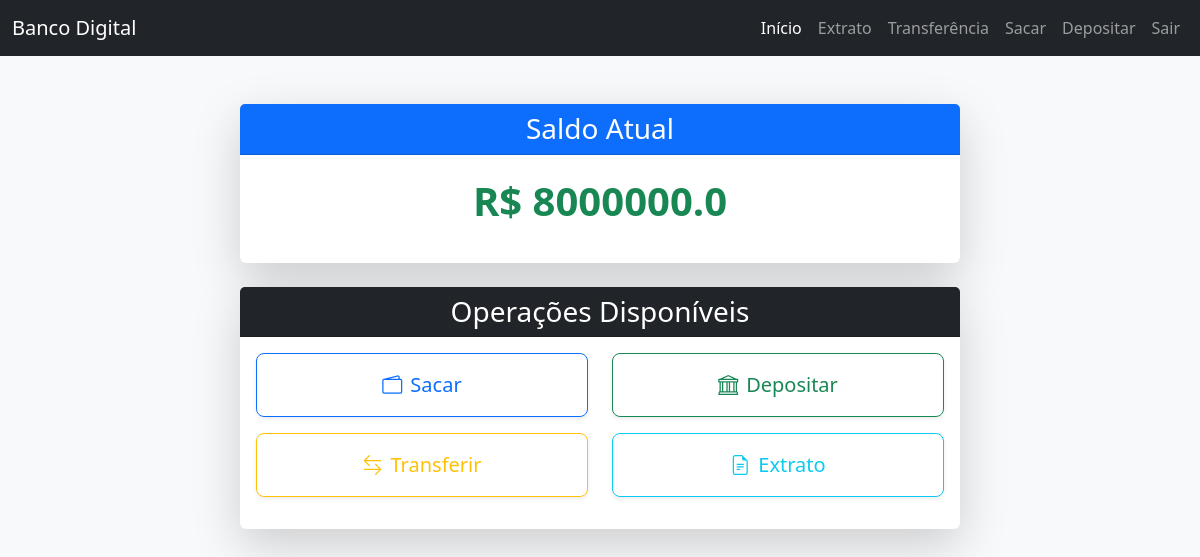
The app's page /home (signed in), older data.
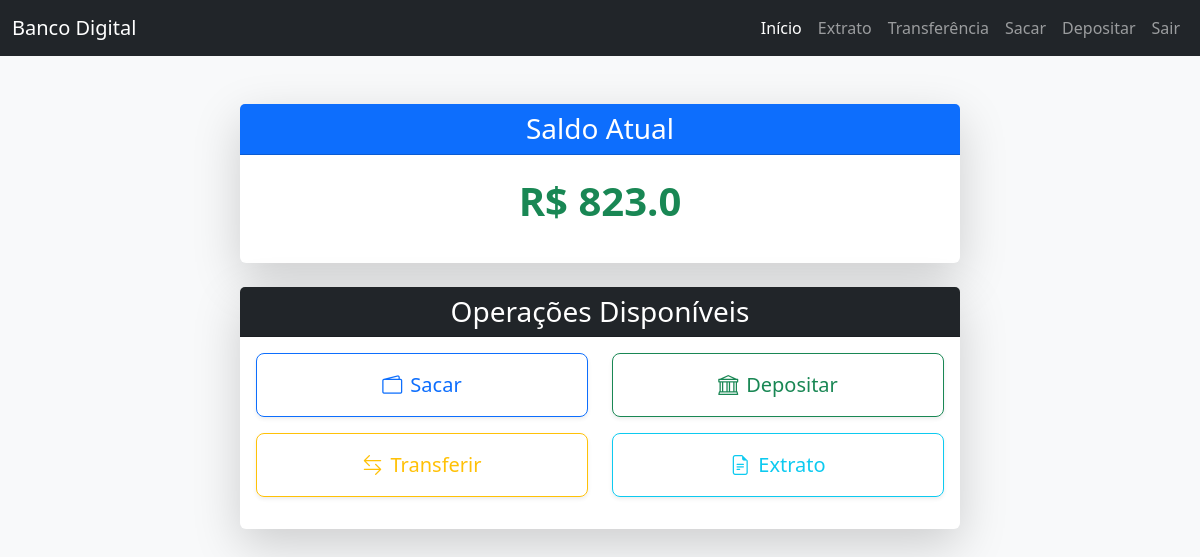
The same page, newer data.
### tables this page shows
CREATE TABLE contas (
    nome TEXT PRIMARY KEY,
    senha TEXT NOT NULL,
    erro_senha INTEGER DEFAULT 0,
    saldo REAL NOT NULL,
    saques_diarios REAL DEFAULT 0,
    cpf VARCHAR[14] NOT NULL
);

### app.py (the view)
@app.route("/home")
@login_required
def home():
    conn = get_db_connection()
    cursor = conn.cursor()
    cursor.execute("SELECT saldo FROM contas WHERE nome = ?", (session["nome"],))
    saldo_atual = cursor.fetchone()[0]
    return render_template("home.html", saldo=saldo_atual)

### app.py (called while the page is built)
def get_db_connection():
    conn = sqlite3.connect("banco_local.db")
    conn.row_factory = sqlite3.Row  # Permite acessar os resultados como dicionários
    return conn

def login_required(f):
    @wraps(f)
    def decorated_function(*args, **kwargs):
        if "nome" not in session:
            flash("Você precisa estar logado para acessar esta página.", "danger")
            return redirect(url_for("login"))
        return f(*args, **kwargs)
    return decorated_function

### templates/home.html
{% extends "base.html" %}
{% block content %}
<div class="container mt-5">
    <div class="row justify-content-center">
        <div class="col-md-8">
            <div class="card shadow-lg border-0">
                <div class="card-header bg-primary text-white text-center">
                    <h3 class="mb-0">Saldo Atual</h3>
                </div>
                <div class="card-body text-center">
                    <p class="fs-1 text-success"><strong>R$ {{ saldo }}</strong></p>
                </div>
            </div>
            <div class="card mt-4 shadow-lg border-0">
                <div class="card-header bg-dark text-white text-center">
                    <h3 class="mb-0">Operações Disponíveis</h3>
                </div>
                <div class="card-body">
                    <div class="row">
                        <div class="col-md-6 mb-3">
                            <a href="{{ url_for('sacar') }}" class="btn btn-outline-primary btn-lg w-100 py-3 shadow-sm">
                                <i class="bi bi-wallet2 me-2"></i>Sacar
                            </a>
                        </div>
                        <div class="col-md-6 mb-3">
                            <a href="{{ url_for('depositar') }}" class="btn btn-outline-success btn-lg w-100 py-3 shadow-sm">
                                <i class="bi bi-bank me-2"></i>Depositar
                            </a>
                        </div>
                        <div class="col-md-6 mb-3">
                            <a href="{{ url_for('transferir') }}" class="btn btn-outline-warning btn-lg w-100 py-3 shadow-sm">
                                <i class="bi bi-arrow-left-right me-2"></i>Transferir
                            </a>
                        </div>
                        <div class="col-md-6 mb-3">
                            <a href="{{ url_for('extrato') }}" class="btn btn-outline-info btn-lg w-100 py-3 shadow-sm">
                                <i class="bi bi-file-earmark-text me-2"></i>Extrato
                            </a>
                        </div>
                    </div>
                </div>
            </div>
        </div>
    </div>
</div>
<link href="https://cdn.jsdelivr.net/npm/bootstrap-icons/font/bootstrap-icons.css" rel="stylesheet">
{% endblock %}

Row changes from the older to the newer data that the page shows:
changed contas: saldo "8000000.0" → "823.0"
